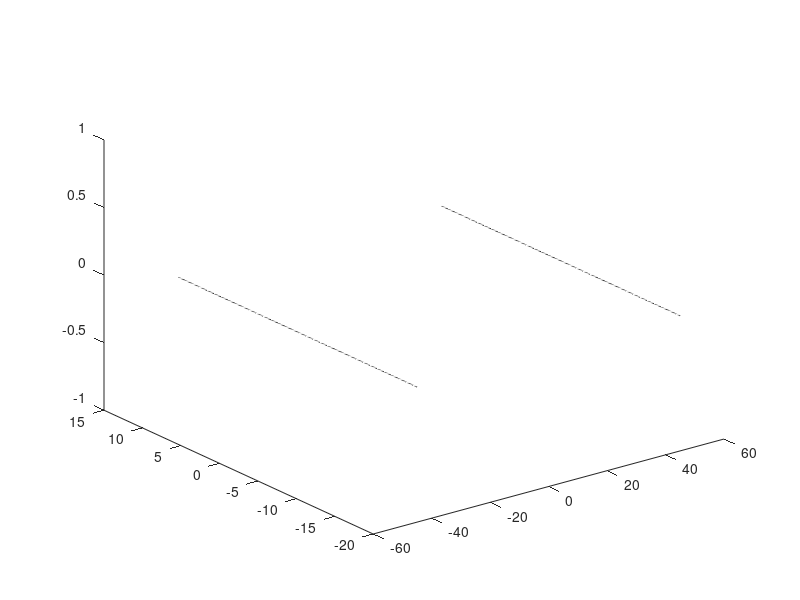

Write the MATLAB code that produced this figure.
sixteenwidth=40.3;
elevenwidth=18.32;
elevendepth=5.5;

shortlinex=[-45:0.1:45];
shortliney=ones(size(shortlinex))*11;
shortlinez=zeros(size(shortlinex));

longliney=[-20:0.1:11];
longlinex1=ones(size(longliney))*-45;
longlinex2=ones(size(longliney))*45;
longlinez=zeros(size(longliney));

eleveny=[5.5:0.1:11];
elevenx1=ones(size(eleveny))*-9.16;
elevenz=zeros(size(eleveny));
elevenx2=ones(size(eleveny))*9.16;

elevenwidthx=[-9.16:0.1:9.16];
elevenwidthy=ones(size(elevenwidthx))*5.5;
elevenwidthz=zeros(size(elevenwidthx));

sixteeny=[-5.5:0.1:11];
sixteenx1=ones(size(sixteeny))*-sixteenwidth/2;
sixteenx2=ones(size(sixteeny))*sixteenwidth/2;
sixteenz=zeros(size(sixteeny));

sixteenwidthx=[-sixteenwidth/2:0.1:sixteenwidth/2];
sixteenwidthy=ones(size(sixteenwidthx))*-5.5;
sixteenwidthz=zeros(size(sixteenwidthx));

plot3(shortlinex,shortliney,shortlinez,'k',eleveny,elevenx1,elevenz,'k',elevenx2,eleveny,elevenz,'k',elevenwidthx,elevenwidthy,elevenwidthz,'k');
plot3(elevenx1,eleveny,elevenz,'k',elevenx2,eleveny,elevenz,'k',elevenwidthx,elevenwidthy,elevenwidthz,'k');
plot3(sixteenx1,sixteeny,sixteenz,'k',sixteenx2,sixteeny,sixteenz,'k',sixteenwidthx,sixteenwidthy,sixteenwidthz,'k');
plot3(longlinex1,longliney,longlinez,'k',longlinex2,longliney,longlinez,'k')
